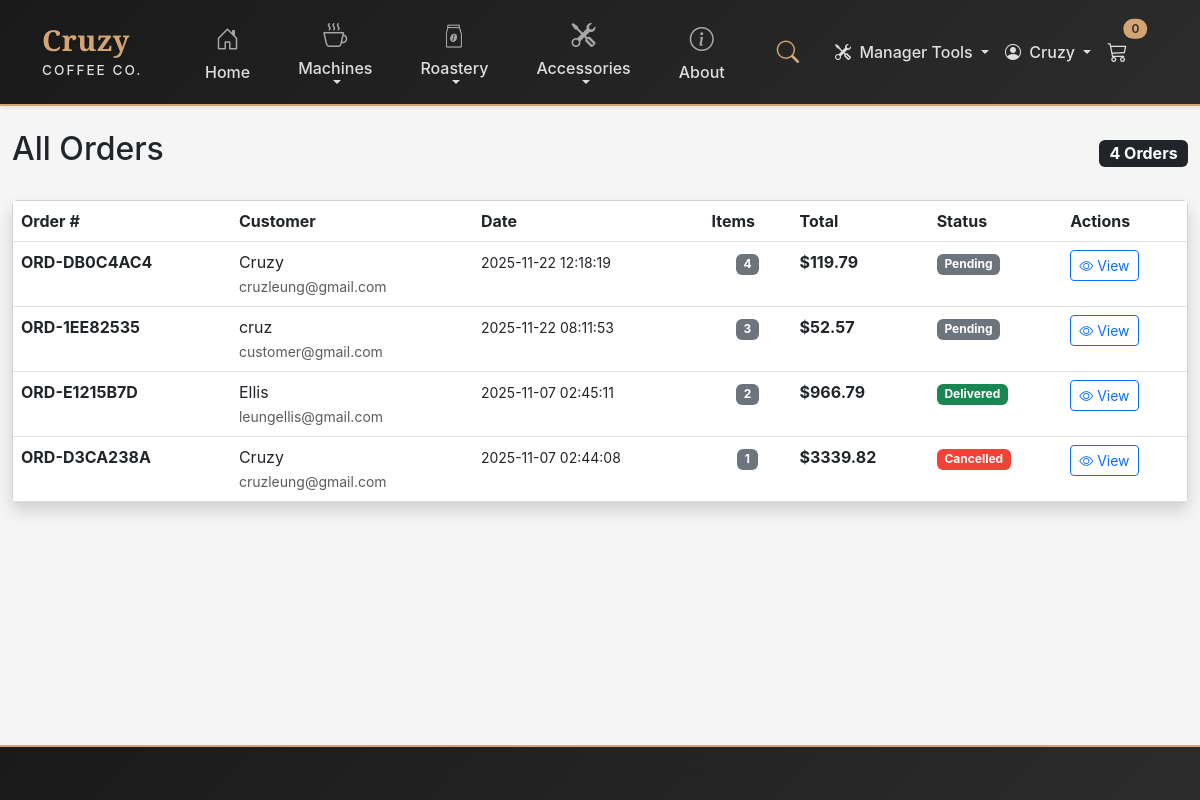
/admin/orders (signed in), run on the app's committed database.
### tables this page shows
CREATE TABLE orders_new (
                id INTEGER PRIMARY KEY AUTOINCREMENT,
                order_number TEXT UNIQUE NOT NULL,
                user_id INTEGER,
                customer_name TEXT NOT NULL,
                customer_email TEXT NOT NULL,
                customer_phone TEXT,
                shipping_address TEXT NOT NULL,
                shipping_city TEXT NOT NULL,
                shipping_state TEXT NOT NULL,
                shipping_zip TEXT NOT NULL,
                payment_method TEXT NOT NULL,
                subtotal REAL NOT NULL,
                tax REAL NOT NULL,
                shipping_cost REAL NOT NULL,
                total REAL NOT NULL,
                status TEXT DEFAULT 'pending',
                created_at TIMESTAMP DEFAULT CURRENT_TIMESTAMP,
                updated_at TIMESTAMP DEFAULT CURRENT_TIMESTAMP,
                FOREIGN KEY (user_id) REFERENCES customers(id)
            );

### app.py (the view)
@app.route("/admin/orders")
@admin_required
def admin_orders():
    conn = get_db_connection()
    orders = conn.execute('''
        SELECT * FROM orders_new
        ORDER BY created_at DESC
    ''').fetchall()
    conn.close()
    return render_template('admin_orders.html',
                         orders=orders,
                         year=datetime.now().year)

### app.py (called while the page is built)
def get_db_connection():
    conn = sqlite3.connect('store.db')
    conn.row_factory = sqlite3.Row
    return conn

def get_user_role():
    return session.get('user_role', 'customer')

def admin_required(f):
    @wraps(f)
    def decorated_function(*args, **kwargs):
        if 'user_id' not in session:
            flash('Please log in to access this page.', 'warning')
            return redirect(url_for('login', next=request.url))
        role = get_user_role()
        if role not in ['admin', 'manager']:
            flash('Access denied. Admin privileges required.', 'danger')
            abort(403)
        return f(*args, **kwargs)
    return decorated_function

### templates/admin_orders.html (shortened to what this page needs)
{% extends "base.html" %}
{% block content %}
<div class="container-fluid py-4">
    <div class="d-flex justify-content-between align-items-center mb-4">
        <h2>All Orders</h2>
        <span class="badge bg-dark" style="font-size: 1rem;">{{ orders|length }} Orders</span>
    </div>
    {% if orders %}
    <div class="card shadow">
        <div class="card-body p-0">
            <div class="table-responsive">
                <table class="table table-hover mb-0">
                    <thead class="bg-dark text-white">
                        <tr>
                            <th>Order #</th>
                            <th>Customer</th>
                            <th>Date</th>
                            <th>Items</th>
                            <th>Total</th>
                            <th>Status</th>
                            <th>Actions</th>
                        </tr>
                    </thead>
                    <tbody>
                        {% for order in orders %}
                        <tr>
                            <td><strong>{{ order.order_number }}</strong></td>
                            <td>
                                {{ order.customer_name }}<br>
                                <small class="text-muted">{{ order.customer_email }}</small>
                            </td>
                            <td><small>{{ order.created_at }}</small></td>
                            <td class="text-center">
                                <span class="badge bg-secondary">{{ order.id }}</span>
                            </td>
                            <td><strong>${{ '%.2f'|format(order.total) }}</strong></td>
                            <td>
                                <span class="badge
                                    {% if order.status == 'delivered' %}bg-success
                                    {% elif order.status == 'shipped' %}bg-info
                                    {% elif order.status == 'processing' %}bg-warning text-dark
                                    {% elif order.status == 'cancelled' %}bg-danger
                                    {% else %}bg-secondary{% endif %}">
                                    {{ order.status|capitalize }}
                                </span>
                            </td>
                            <td>
                                <a href="{{ url_for('admin_order_detail', order_id=order.id) }}"
                                   class="btn btn-sm btn-outline-primary">
                                    <i class="bi bi-eye"></i> View
                                </a>
                            </td>
                        </tr>
                        {% endfor %}
                    </tbody>
                </table>
            </div>
        </div>
    </div>
    {% else %}
    <div class="text-center py-5">
        <i class="bi bi-inbox display-1 text-muted"></i>
        <p class="lead text-muted mt-3">No orders yet.</p>
    </div>
    {% endif %}
</div>
{% endblock %}

### data on the page
orders_new: order_number "ORD-DB0C4AC4", customer_name "Cruzy", customer_email "cruzleung@gmail.com", created_at "2025-11-22 12:18:19", id "4", total "119.79", status "Pending"
orders_new: order_number "ORD-1EE82535", customer_name "cruz", customer_email "customer@gmail.com", created_at "2025-11-22 08:11:53", id "3", total "52.57", status "Pending"
orders_new: order_number "ORD-E1215B7D", customer_name "Ellis", customer_email "leungellis@gmail.com", created_at "2025-11-07 02:45:11", id "2", total "966.79", status "Delivered"
orders_new: order_number "ORD-D3CA238A", customer_name "Cruzy", customer_email "cruzleung@gmail.com", created_at "2025-11-07 02:44:08", id "1", total "3339.82", status "Cancelled"

### other printed values
{{ session.user_name }} "Cruzy"
{{ cart_count }} "0"
{{ orders|length }} "4"
